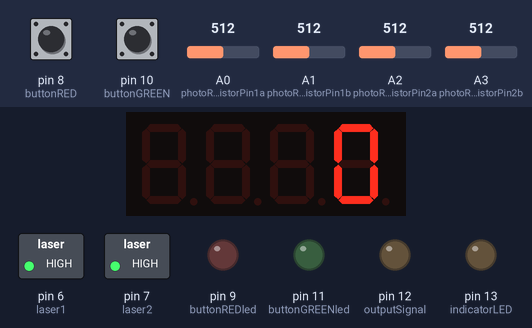
The sketch below on a simulated Arduino Uno, built with avr-gcc and run on an emulated ATmega328P. Shown: 4-digit seven-segment display, switched loads named in the sketch (green lamp = pin HIGH), output pins drawn as LEDs (lit = HIGH). The test bench sets the inputs (shaded band); at power-on: pin 10 (buttonGREEN) LOW, pin 8 (buttonRED) LOW, A0 (photoResistorPin1a) = 512, A1 (photoResistorPin1b) = 512, A2 (photoResistorPin2a) = 512, A3 (photoResistorPin2b) = 512.

Above: at 1.2 s.
1.3 s: pin 10 (buttonGREEN) pulled HIGH for 1 s
At 3.0 s:
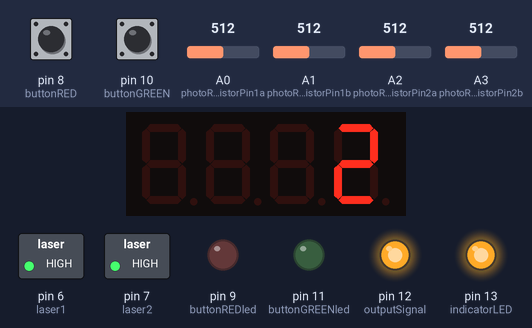
3.8 s: pin 8 (buttonRED) pulled HIGH for 3.2 s
At 4.2 s:
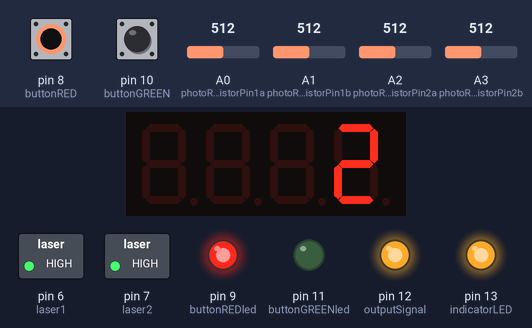
8.5 s: pin 10 (buttonGREEN) pulled HIGH for 3.2 s
At 8.9 s:
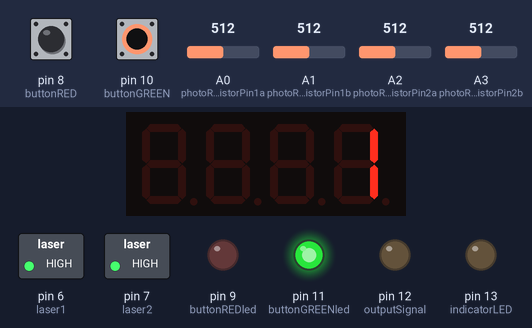
13.2 s: pin 8 (buttonRED) pulled HIGH for 0.15 s
At 13.6 s:
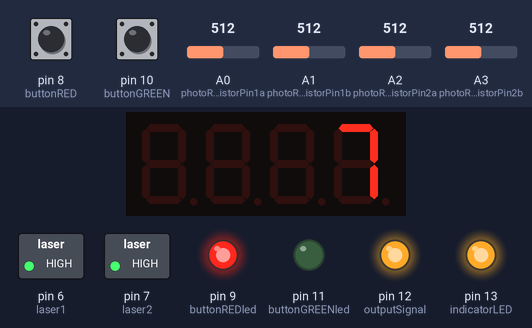
15.2 s: pin 10 (buttonGREEN) pulled HIGH for 0.15 s
At 16.5 s:
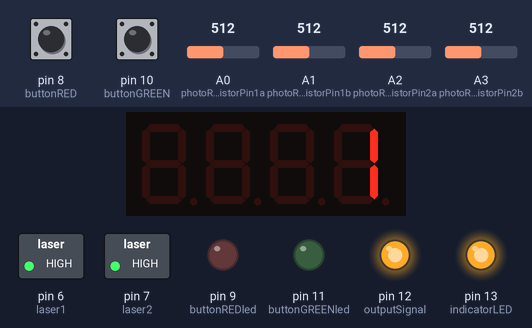
Timing chart, 0 to 18.2 s (numbered marks = the images above; inputs shaded):
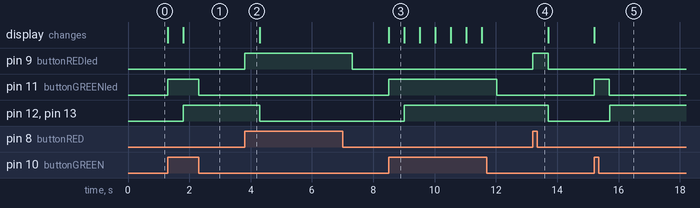

Measured:
- after the input at 1.3 s, pin 11 (buttonGREENled): LOW → HIGH at once, → LOW 1.0 s later; pin 12 (outputSignal), pin 13 (indicatorLED): LOW → HIGH after 0.51 s; the display: first changes at once (image 1 shows a later state)
- after the input at 3.8 s, pin 9 (buttonREDled): LOW → HIGH at once, → LOW 3.5 s later; pin 12 (outputSignal), pin 13 (indicatorLED): HIGH → LOW after 0.50 s
- after the input at 8.5 s, pin 11 (buttonGREENled): LOW → HIGH at once, → LOW 3.5 s later; pin 12 (outputSignal), pin 13 (indicatorLED): LOW → HIGH after 0.51 s; the display: changes at once (image 3)
- after the input at 13.2 s, pin 9 (buttonREDled): LOW → HIGH at once, → LOW 0.50 s later; pin 12 (outputSignal), pin 13 (indicatorLED): HIGH → LOW after 0.51 s
- after the input at 15.2 s, pin 11 (buttonGREENled): LOW → HIGH at once, → LOW 0.50 s later; pin 12 (outputSignal), pin 13 (indicatorLED): LOW → HIGH after 0.51 s; the display: changes at once (image 5)
- what the display in image 3 shows lasts 0.5 s, from 8.5 s to 9.0 s

The sketch:

Occupancy_Counter_ver1.0.ino
```cpp
#include <Wire.h> // Enable this line if using Arduino Uno, Mega, etc.
#include <Adafruit_GFX.h>
#include "Adafruit_LEDBackpack.h"

Adafruit_7segment matrix = Adafruit_7segment();

//PINOUT
//--------------------------------------------
//0 -
//1 -
//2 -
//3 -
//4 -
//5 -
//6 - Laser 1
//7 - Laser 2
//8 - RED button
//9 - RED button LED
//10 - GREEN button
//11 - GREEN button LED
//12 - External Connector
//13 - Indicator LED
//14 (A0)- Photoresistor 1a
//15 (A1)- Photoresistor 1b
//16 (A2)- Photoresistor 2a
//17 (A3)- Photoresistor 2b
//18 (A4)- 7-Segment pin 3
//19 (A5)- 7-Segment pin 4

//7-Segment Wiring Instructions
//------------------------------------
//Turn display so numbers are upright
//Pin 1 - 5V
//Pin 2 - GND
//Pin 3 - A4
//Pin 4 - A5

//Pin Declarations
//------------------------------------
int photoResistorPin1a = 0; //(A0) Input pin for photoresistor 1a (outside room)
int photoResistorPin1b = 1; //(A1) Input pin for photoresistor 1b (outside room)
int photoResistorPin2a = 2; //(A2) Input pin for photoresistor 2a (inside room)
int photoResistorPin2b = 3; //(A3) Input pin for photoresistor 2b (inside room)

int laser1 = 6; //Output pin to control laser
int laser2 = 7; //Output pin to control laser

int buttonRED = 8;
int buttonREDled = 9;

int buttonGREEN = 10;
int buttonGREENled = 11;

int outputSignal = 12;
int indicatorLED = 13;


//Program Variables
//------------------------------------------------------------------------------

//Sensor Readings
int sensorTemp1 = 0;    //Temporary value of sensor reading
int sensorTemp2 = 0;    //Temporary value of sensor reading

//Sensor Comparison Values
int sensor1 = 0;        //Value from photoresistors 1 a&b
int sensor2 = 0;        //Value from photoresistors 2 a&b

//Treshold value
int threshold = 350;       //Light intensity threshold (replace with setup mode)

//Button Variables
int buttonValueG = 0;   //HIGH or LOW value read from the button
int buttonValueR = 0;   //HIGH or LOW value read from the button
int LEDcounter = 200;   //# of cycles delay before turning the LED off
int buttonGREENled_counter = 0; //Button counter value to be compared to LEDcounter
int buttonREDled_counter = 0;   //Button counter value to be compared to LEDcounter

//Conditions and Stages (entering/exiting & how far through the doorway)
int condition = 0;         //Condition number (0,1,or 2)
                                //Condition 0 -> Not in doorway
                                //Condition 1 -> Entering doorway from outside
                                //Condition 2 -> Entering doorway from inside
int stage = 0;             //Stage in the checking process
                                //Stage 0 -> No passage in progress
                                //Stage 1 -> First laser blocked
                                //Stage 2 -> Both lasers blocked
                                //Stage 3 -> Second laser blocked
//Counter Variables
int counter = 0;            //Counter to count the number of people in the room
int counterMAX = 1000;      //Counter cannot go above this value


void setup() {

  pinMode(photoResistorPin1a, INPUT);
  pinMode(photoResistorPin1b, INPUT);
  pinMode(photoResistorPin2a, INPUT);
  pinMode(photoResistorPin2b, INPUT);

  pinMode(buttonGREEN, INPUT);
  pinMode(buttonRED, INPUT);

  pinMode(buttonGREENled, OUTPUT);
  pinMode(buttonREDled, OUTPUT);

  pinMode(laser1, OUTPUT);
  pinMode(laser2, OUTPUT);

  pinMode(outputSignal, OUTPUT);
  pinMode(indicatorLED, OUTPUT);

  //Start the display
  matrix.begin(0x70);

  // ------------------------------------------------------------
  // Setup Timer 1 for an Interrupt Frequency 350Hz
  // ------------------------------------------------------------

  // TIMER 1 for interrupt frequency 350.00218751367197 Hz:
      cli(); // stop interrupts
      TCCR1A = 0; // set entire TCCR1A register to 0
      TCCR1B = 0; // same for TCCR1B
      TCNT1  = 0; // initialize counter value to 0
      // set compare match register for 350.00218751367197 Hz increments
      OCR1A = 45713; // = 16000000 / (1 * 350.00218751367197) - 1 (must be <65536)
      // turn on CTC mode
      TCCR1B |= (1 << WGM12);
      // Set CS12, CS11 and CS10 bits for 1 prescaler
      TCCR1B |= (0 << CS12) | (0 << CS11) | (1 << CS10);
      // enable timer compare interrupt
      TIMSK1 |= (1 << OCIE1A);
      sei(); // allow interrupts
  // ------------------------------------------------------------

}

void loop() {

  buttonValueG = digitalRead(buttonGREEN);
  buttonValueR = digitalRead(buttonRED);

  if(buttonValueG)
  {
    digitalWrite(buttonGREENled,HIGH);    //Turn LED on
    counter++;                            //Increment counter
    if(counter > counterMAX)              //Prevent the counter from going above the max
        counter--;
    matrix.print(counter,DEC);            //Write counter value to display
    matrix.writeDisplay();                //Update display value
    buttonValueG = 0;                     //Reset button value
    delay(500);                           //Wait before proceeding in the program
    digitalWrite(buttonGREENled,LOW);     //Turn LED off
  }

  if(buttonValueR)
  {
    digitalWrite(buttonREDled,HIGH);    //Turn LED on
    buttonValueR = 0;                   //Reset button value
    counter = 0;                        //Reset counter
    delay(500);                         //Wait before proceeding in the program
    digitalWrite(buttonREDled,LOW);     //Turn LED off
  }

  if(buttonGREENled_counter <= 0)
    digitalWrite(buttonGREENled, LOW);

  if(buttonREDled_counter <= 0)
    digitalWrite(buttonREDled, LOW);

  matrix.print(counter,DEC);
  matrix.writeDisplay();

  if(counter > 0)
  {
    digitalWrite(indicatorLED, HIGH);
    digitalWrite(outputSignal, HIGH);
  }
  else
  {
    digitalWrite(indicatorLED, LOW);
    digitalWrite(outputSignal, LOW);
  }
}

// Interrupt Service Routine
// ----------------------------------------------------------
// This ISR does the following steps:
// 1. Turn on laser 1(Eventually), read a value from photoresistor 1,
//    and turn off the laser.
// 2. (Eventually) Turn on laser 2, read a value from photoresistor 2,
//    and turn off the laser.
// 3. Send the sensor data over the serial line
// ----------------------------------------------------------
ISR(TIMER1_COMPA_vect)
{
  digitalWrite(laser1, HIGH);
  sensorTemp1 = analogRead(photoResistorPin1a); //Measure sensor a
  sensorTemp2 = analogRead(photoResistorPin1b); //Measure sensor b
  sensor1 = max(sensorTemp1,sensorTemp2); //Take the larger value

  digitalWrite(laser2, HIGH);
  sensorTemp1 = analogRead(photoResistorPin2a); //Measure sensor a
  sensorTemp2 = analogRead(photoResistorPin2b); //Measure sensor b
  sensor2 = max(sensorTemp1,sensorTemp2); //Take the larger value


  // Check Condition of Sensor Values
  // ------------------------------------------------
  if(condition == 0)
  {
    if(sensor1 < threshold)
    {
      condition = 1;
      stage = 1;
    }
    else if(sensor2 < threshold)
    {
      condition = 2;
      stage = 1;
    }
  }
  else if(condition == 1)
  {
    switch(stage)
    {
      case 1: stage1(sensor1,sensor2);
              break;
      case 2: stage2(sensor1,sensor2);
              break;
      case 3: stage3(sensor1,sensor2);
              break;
    }
  }
  else if(condition == 2) // having this after the other direction may slow it down
  {
    switch(stage)
    {
      case 1: stage1(sensor2,sensor1);
              break;
      case 2: stage2(sensor2,sensor1);
              break;
      case 3: stage3(sensor2,sensor1);
              break;
    }
  }
  //If the green LED has been turned on,
  //decrement the button LED counter
  if(buttonGREENled_counter > 0)
    buttonGREENled_counter--;

  //If the red LED has been turned on,
  //decrement the button LED counter
  if(buttonREDled_counter > 0)
    buttonREDled_counter--;
}

//First laser is blocked
void stage1(int value1, int value2)
{
  if(value2 < threshold)
  {
    stage = 2;
  }
  else if(value1 > threshold)
  {
    condition = 0;
    stage = 0;
  }
}

//Both lasers is blocked
void stage2(int value1, int value2)
{
  if(value1 > threshold)
  {
    stage = 3;
  }
  else if(value2 > threshold)
  {
    stage = 1;
  }
}

//Only second laser is blocked
void stage3(int value1, int value2)
{
  if(value2 > threshold)
  {

    if(condition == 1)
    {
      counter++;
      if(counter > counterMAX)              //Prevent counter from going above the max
        counter--;

      digitalWrite(buttonGREENled, HIGH);   //Turn LED on
      buttonGREENled_counter = LEDcounter;  //Set LED counter value to begin counting down
    }
    else if(condition == 2)
    {
      counter--;

      if(counter < 0)
        counter++;

      digitalWrite(buttonREDled, HIGH);   //Turn LED on
      buttonREDled_counter = LEDcounter;  //Set LED counter value to begin counting down
    }

    condition = 0;
    stage = 0;
  }
  else if(value1 < threshold)
  {
    stage = 2;
  }
}
```
